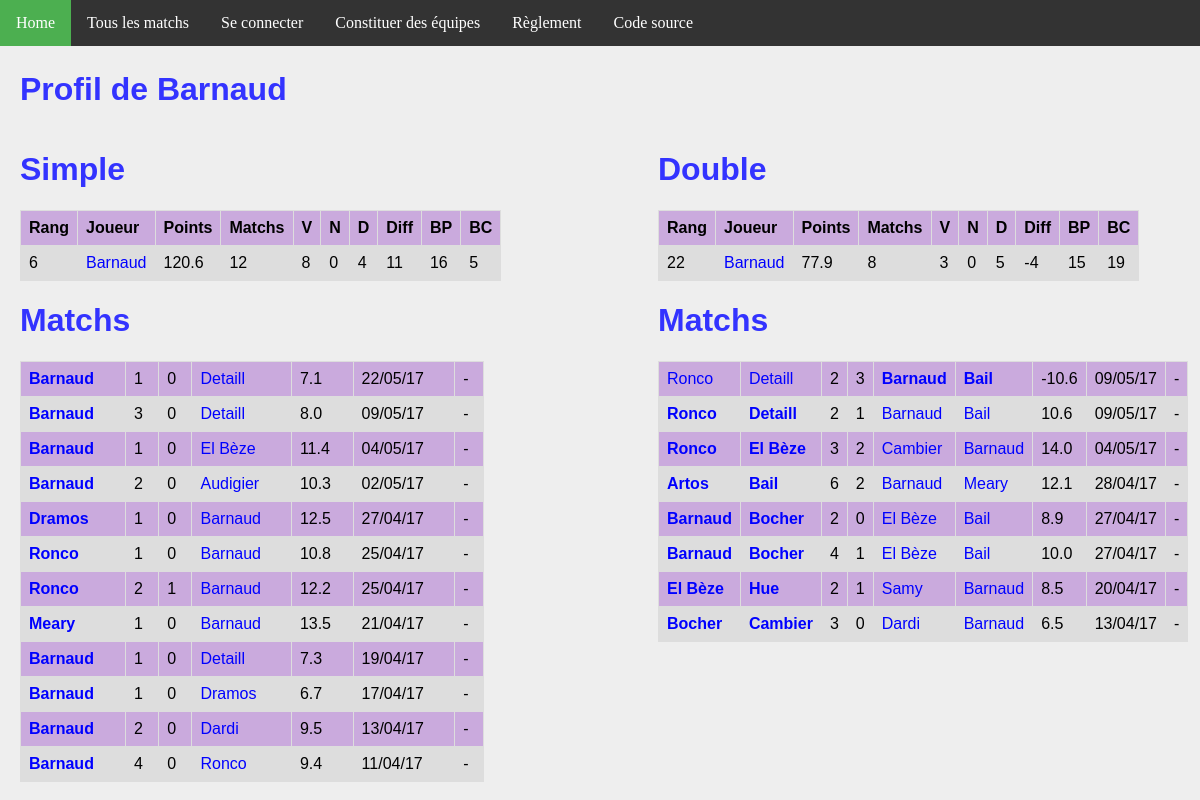
The app's page /joueur/19/, older data.
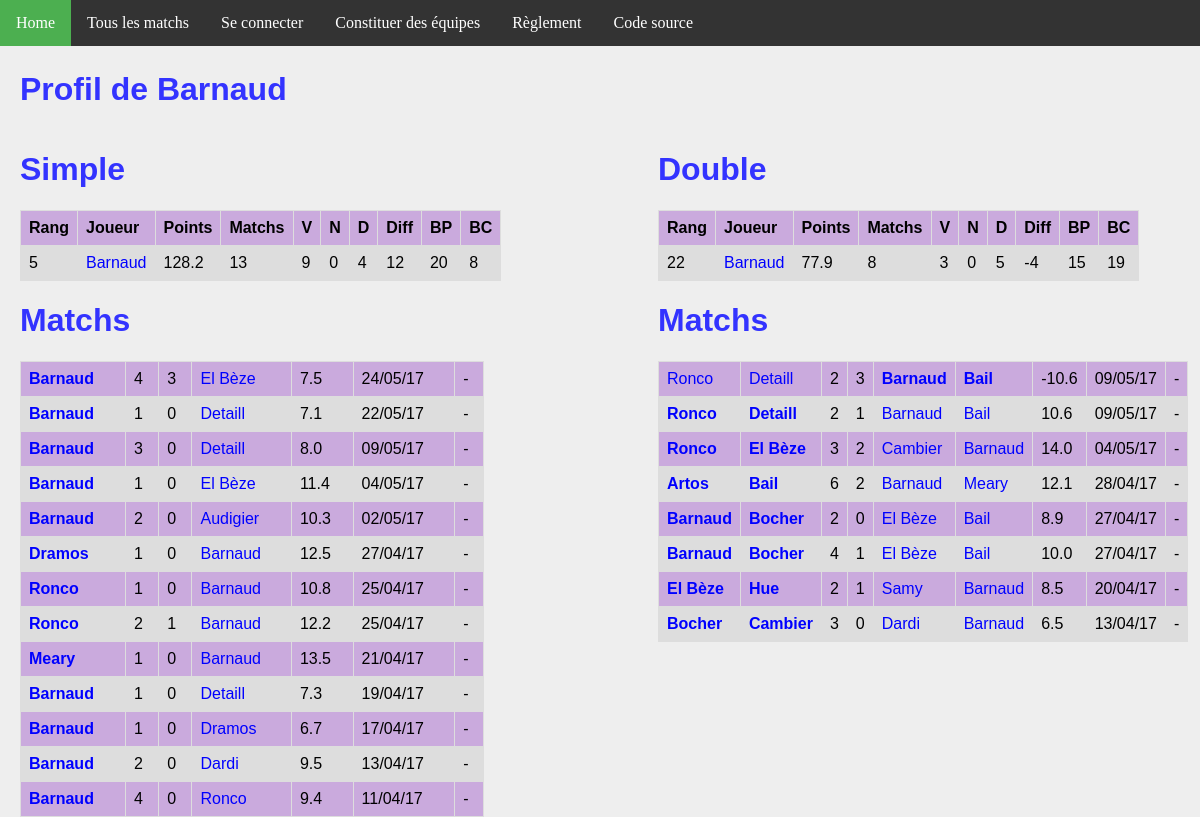
The same page, newer data.
### ranking/models.py (models this page shows, shortened)
class Joueur(models.Model):
    user = models.OneToOneField(User, on_delete=models.CASCADE)
    pseudo = models.CharField(max_length = 50, default="Pax lambda")
    simple_score = models.FloatField(default=100)
    simple_rang = models.IntegerField(default=0)
    simple_victoires = models.IntegerField(default=0)
    simple_nuls = models.IntegerField(default=0)
    simple_defaites = models.IntegerField(default=0)
    simple_buts_pour = models.IntegerField(default=0)
    simple_buts_contre = models.IntegerField(default=0)
    double_score = models.FloatField(default=100)
    double_rang = models.IntegerField(default=0)
    double_victoires = models.IntegerField(default=0)
    double_nuls = models.IntegerField(default=0)
    double_defaites = models.IntegerField(default=0)
    double_buts_pour = models.IntegerField(default=0)
    double_buts_contre = models.IntegerField(default=0)
    @property
    def simple_matchs(self):
        return self.simple_nuls + self.simple_victoires + self.simple_defaites
    @property
    def double_matchs(self):
        return self.double_nuls + self.double_victoires + self.double_defaites
    @property
    def simple_diff(self):
        return self.simple_buts_pour - self.simple_buts_contre
    @property
    def double_diff(self):
        return self.double_buts_pour - self.double_buts_contre

class MatchSimple(models.Model):
    domicile = models.ForeignKey('Joueur', related_name = 'dom')
    exterieur = models.ForeignKey('Joueur', related_name = 'exte')
    date = models.DateTimeField(auto_now_add=True)
    buts_domicile = models.IntegerField(default=0)
    buts_exterieur = models.IntegerField(default=0)
    points = models.FloatField(default=0)
    @property
    def winner(self):
        if self.buts_domicile > self.buts_exterieur:
            return 1.
        elif self.buts_domicile < self.buts_exterieur:
            return 0.
        else:
            return 0.5

class MatchDouble(models.Model):
    domicile_1 = models.ForeignKey('Joueur', related_name = 'dom1')
    domicile_2 = models.ForeignKey('Joueur', related_name = 'dom2')
    exterieur_1 = models.ForeignKey('Joueur', related_name = 'exte1')
    exterieur_2 = models.ForeignKey('Joueur', related_name = 'exte2')
    date = models.DateTimeField(auto_now_add=True)
    buts_domicile = models.IntegerField(default=0)
    buts_exterieur = models.IntegerField(default=0)
    points = models.FloatField(default=0)
    @property
    def winner(self):
        if self.buts_domicile > self.buts_exterieur:
            return 1.
        elif self.buts_domicile < self.buts_exterieur:
            return 0.
        else:
            return 0.5

### ranking/views.py (the view)
# urls.py: url(r'^joueur/(?P<joueur_id>[0-9]+)/$', views.detail_joueur, name='joueur'),
def detail_joueur(request, joueur_id):
    simples_1 = MatchSimple.objects.filter(domicile__id = joueur_id)
    simples_2 = MatchSimple.objects.filter(exterieur__id = joueur_id)
    simples = simples_1 | simples_2
    doubles_1 = MatchDouble.objects.filter(domicile_1__id = joueur_id)
    doubles_2 = MatchDouble.objects.filter(domicile_2__id = joueur_id)
    doubles_3 = MatchDouble.objects.filter(exterieur_1__id = joueur_id)
    doubles_4 = MatchDouble.objects.filter(exterieur_2__id = joueur_id)
    doubles = doubles_1 | doubles_2 | doubles_3 | doubles_4
    context = {
        'joueur': get_object_or_404(Joueur, pk=joueur_id),
        'simple_matchs': simples.order_by('-date').all(),
        'double_matchs': doubles.order_by('-date').all(),
    }
    return render(request, 'joueur.html', context)

### ranking/templatetags/app_filter.py (called while the page is built)
@register.filter(name='decimal')
def decimal(x):
    return '{0:.1f}'.format(x)

### ranking/templates/joueur.html
{% extends 'base.html' %}
{% block body %}
{% load app_filter %}
    <h1>Profil de {{ joueur.pseudo }}</h1>
<div id="column1" style="float:left; margin:0; width:40%;">
    <h1>Simple</h1>
    <table>
        <tr>
            <th>Rang</th>
            <th>Joueur</th>
            <th>Points</th>
            <th>Matchs</th>
            <th>V</th>
            <th>N</th>
            <th>D</th>
            <th>Diff</th>
            <th>BP</th>
            <th>BC</th>
        </tr>
        <tr>
            <td>{{ joueur.simple_rang }}</td>
            <td><a class='joueur' href="{% url 'joueur' joueur.id %}">{{joueur.pseudo}}</a></td>
            <td>{{joueur.simple_score|decimal}}</td>
            <td>{{joueur.simple_matchs}}</td>
            <td>{{joueur.simple_victoires}}</td>
            <td>{{joueur.simple_nuls}}</td>
            <td>{{joueur.simple_defaites}}</td>
            <td>{{joueur.simple_diff}}</td>
            <td>{{joueur.simple_buts_pour}}</td>
            <td>{{joueur.simple_buts_contre}}</td>
        </tr>
    </table>
    <h1>Matchs</h1>
    <table>
        {% for m in simple_matchs %}
        <tr>
            <td {% if m.winner == 1 %} style='font-weight:bold'{% endif %} >
                <a class="joueur" href="{% url 'joueur' m.domicile.id %}">{{m.domicile.pseudo}}</a>
            </td>
            <td>{{m.buts_domicile}}</td>
            <td>{{m.buts_exterieur}}</td>
            <td {% if m.winner == 0 %} style='font-weight:bold'{% endif %} >
                <a class='joueur' href="{% url 'joueur' m.exterieur.id %}">{{m.exterieur.pseudo}}</a>
            </td>
            <td>{{m.points|decimal}}</td>
            <td>{{m.date | date:'d/m/y'}}</td>
            <td>
            {% if m.domicile == request.user.joueur %}
                <a class="joueur" href="{% url 'annuler' m.id %}">Annuler</a>
            {% else %}
                -
            {% endif %}
            </td>
        </tr>
        {% endfor %}
    </table>
</div>
<div id="column2" style="float:left; margin-left:15%;width:40%;">
<h1>Double</h1>
<table>
    <tr>
        <th>Rang</th>
        <th>Joueur</th>
        <th>Points</th>
        <th>Matchs</th>
        <th>V</th>
        <th>N</th>
        <th>D</th>
        <th>Diff</th>
        <th>BP</th>
        <th>BC</th>
    </tr>
    <tr>
        <td>{{ joueur.double_rang }}</td>
        <td><a class='joueur' href="{% url 'joueur' joueur.id %}">{{joueur.pseudo}}</a></td>
        <td>{{joueur.double_score|decimal}}</td>
        <td>{{joueur.double_matchs}}</td>
        <td>{{joueur.double_victoires}}</td>
        <td>{{joueur.double_nuls}}</td>
        <td>{{joueur.double_defaites}}</td>
        <td>{{joueur.double_diff}}</td>
        <td>{{joueur.double_buts_pour}}</td>
        <td>{{joueur.double_buts_contre}}</td>
    </tr>
</table>
<h1>Matchs</h1>
<table>
    {% for m in double_matchs %}
    <tr>
        <td {% if m.winner == 1 %} style='font-weight:bold'{% endif %} >
            <a class="joueur" href="{% url 'joueur' m.domicile_1.id %}">{{m.domicile_1.pseudo}}</a>
        </td>
        <td {% if m.winner == 1 %} style='font-weight:bold'{% endif %} >
            <a class="joueur" href="{% url 'joueur' m.domicile_2.id %}">{{m.domicile_2.pseudo}}</a>
        </td>
        <td>{{m.buts_domicile}}</td>
        <td>{{m.buts_exterieur}}</td>
        <td {% if m.winner == 0 %} style='font-weight:bold'{% endif %} >
            <a class='joueur' href="{% url 'joueur' m.exterieur_1.id %}">{{m.exterieur_1.pseudo}}</a>
        </td>
        <td {% if m.winner == 0 %} style='font-weight:bold'{% endif %} >
            <a class='joueur' href="{% url 'joueur' m.exterieur_2.id %}">{{m.exterieur_2.pseudo}}</a>
        </td>
        <td>{{m.points|decimal}}</td>
        <td>{{m.date | date:'d/m/y'}}</td>
        <td>
        {% if m.domicile_1 == request.user.joueur %}
            <a class="joueur" href="{% url 'annuler_double' m.id %}">Annuler</a>
        {% else %}
            -
        {% endif %}
        </td>
    </tr>
    {% endfor %}
</table>
</div>
{% endblock %}

Row changes from the older to the newer data that the page shows:
changed Joueur "Barnaud": simple_rang "6" → "5"; simple_score|decimal "120.6" → "128.2"; simple_matchs "12" → "13"; simple_victoires "8" → "9"; simple_diff "11" → "12"; simple_buts_pour "16" → "20"; simple_buts_contre "5" → "8"
added MatchSimple: domicile.pseudo "Barnaud", buts_domicile "4", buts_exterieur "3", exterieur.pseudo "El Bèze", points|decimal "7.5", date "24/05/17"
